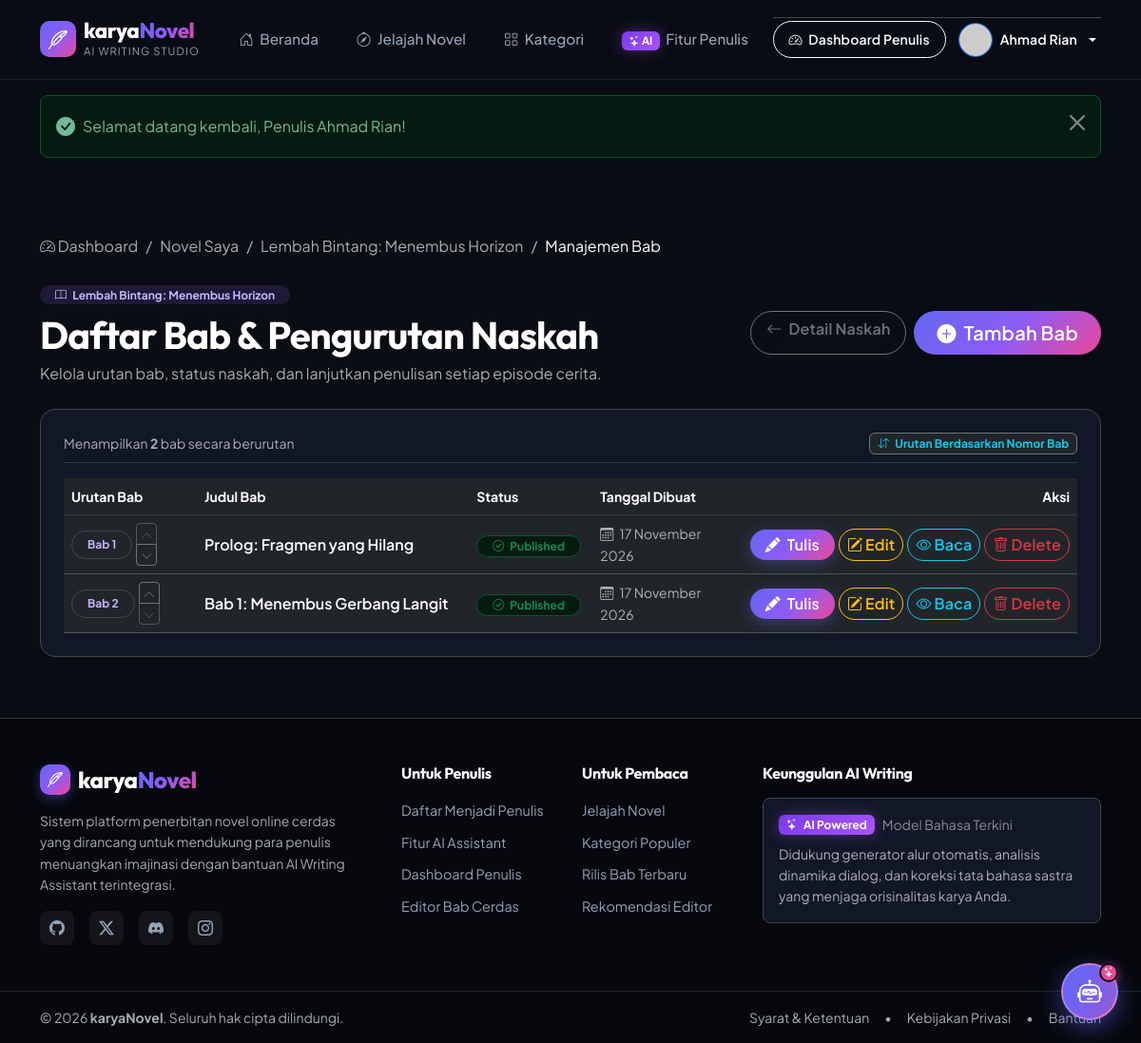
The app's page /chapter/index/1 (signed in) with its own data.
### tables this page shows
CREATE TABLE `novels` (
    `id` INT AUTO_INCREMENT PRIMARY KEY,
    `user_id` INT NOT NULL,
    `title` VARCHAR(200) NOT NULL,
    `synopsis` TEXT NOT NULL,
    `genre` VARCHAR(100) NOT NULL,
    `cover` VARCHAR(255) NULL,
    `status` ENUM('draft', 'published') DEFAULT 'draft',
    `created_at` TIMESTAMP DEFAULT CURRENT_TIMESTAMP,
    `updated_at` TIMESTAMP DEFAULT CURRENT_TIMESTAMP ON UPDATE CURRENT_TIMESTAMP,
    CONSTRAINT `fk_novels_user` FOREIGN KEY (`user_id`) REFERENCES `users` (`id`) ON DELETE CASCADE,
    INDEX `idx_novels_user_id` (`user_id`),
    INDEX `idx_novels_status` (`status`),
    INDEX `idx_novels_genre` (`genre`)
);

CREATE TABLE `users` (
    `id` INT AUTO_INCREMENT PRIMARY KEY,
    `name` VARCHAR(100) NOT NULL,
    `email` VARCHAR(150) NOT NULL UNIQUE,
    `phone` VARCHAR(25) NULL,
    `password` VARCHAR(255) NOT NULL,
    `otp_code` VARCHAR(10) NULL,
    `otp_expiry` DATETIME NULL,
    `is_verified` TINYINT(1) DEFAULT 1,
    `role` ENUM('pembaca', 'penulis', 'admin', 'user') DEFAULT 'pembaca',
    `created_at` TIMESTAMP DEFAULT CURRENT_TIMESTAMP,
    `updated_at` TIMESTAMP DEFAULT CURRENT_TIMESTAMP ON UPDATE CURRENT_TIMESTAMP,
    INDEX `idx_users_email` (`email`),
    INDEX `idx_users_phone` (`phone`),
    INDEX `idx_users_role` (`role`)
);

CREATE TABLE `chapters` (
    `id` INT AUTO_INCREMENT PRIMARY KEY,
    `novel_id` INT NOT NULL,
    `title` VARCHAR(200) NOT NULL,
    `content` LONGTEXT NOT NULL,
    `chapter_order` INT NOT NULL DEFAULT 1,
    `status` ENUM('draft', 'published') DEFAULT 'draft',
    `created_at` TIMESTAMP DEFAULT CURRENT_TIMESTAMP,
    `updated_at` TIMESTAMP DEFAULT CURRENT_TIMESTAMP ON UPDATE CURRENT_TIMESTAMP,
    CONSTRAINT `fk_chapters_novel` FOREIGN KEY (`novel_id`) REFERENCES `novels` (`id`) ON DELETE CASCADE,
    INDEX `idx_chapters_novel_order` (`novel_id`, `chapter_order`),
    INDEX `idx_chapters_status` (`status`)
);

### app/views/chapter/index.php (the view, shortened to what the rows shown need)
<section class="py-5">
    <div class="container py-lg-3">
        <nav aria-label="breadcrumb" class="mb-4">
            <ol class="breadcrumb">
                <li class="breadcrumb-item"><a href="<?= base_url('novels/' . $novel['id']); ?>" class="text-muted text-decoration-none"><?= sanitize($novel['title']); ?></a></li>
            </ol>
        </nav>
        <div class="d-flex flex-column flex-md-row justify-content-between align-items-md-center gap-3 mb-4">
            <div>
                <span class="badge bg-purple-subtle text-purple-light px-3 py-1 rounded-pill mb-2">
                    <i class="bi bi-book me-1"></i> <?= sanitize($novel['title']); ?>
                </span>
                <h1 class="display-6 fw-bold text-white mb-1">Daftar Bab & Pengurutan Naskah</h1>
                <p class="text-muted mb-0">Kelola urutan bab, status naskah, dan lanjutkan penulisan setiap episode cerita.</p>
            </div>
        </div>
        <div class="card bg-card-dark rounded-4 p-4 border border-secondary-subtle shadow-xl">
            <?php if (empty($chapters)): ?>
                <div class="text-center py-5">
                    <div class="empty-state-icon mx-auto mb-3 text-muted">
                        <i class="bi bi-journal-plus display-1 opacity-50"></i>
                    </div>
                    <h4 class="text-white fw-bold mb-2">Belum ada bab. Yuk mulai tulis bab pertamamu!</h4>
                    <p class="text-muted max-w-700 mx-auto mb-4" style="max-width: 520px;">
                        Novel ini belum memiliki bab cerita. Tuangkan ide pertamamu dan manfaatkan asisten AI kami untuk mengembangkan alur adegan!
                    </p>
                    <a href="<?= base_url('chapter/create/' . $novel['id']); ?>" class="btn btn-primary-gradient btn-lg rounded-pill px-5 shadow">
                        <i class="bi bi-plus-circle-fill me-2"></i> Tambah Bab
                    </a>
                </div>
            <?php else: ?>
                <div class="table-responsive">
                    <table class="table table-dark table-hover align-middle mb-0">
                        <thead>
                            <tr class="text-muted small border-bottom border-dark-subtle">
                                <th style="width: 140px;">Urutan Bab</th>
                                <th>Judul Bab</th>
                                <th style="width: 130px;">Status</th>
                                <th style="width: 140px;">Tanggal Dibuat</th>
                                <th class="text-end" style="min-width: 250px;">Aksi</th>
                            </tr>
                        </thead>
                        <tbody>
                            <?php foreach ($chapters as $index => $ch): ?>
                                <tr>
                                    <td>
                                        <div class="d-inline-flex align-items-center gap-1">
                                            <span class="badge bg-dark border border-secondary-subtle text-purple-light px-3 py-2 rounded-pill fw-bold">
                                                Bab <?= (int)$ch['chapter_order']; ?>
                                            </span>
                                            <div class="btn-group-vertical btn-group-sm">
                                                <a href="<?= base_url('chapter/move_up/' . $ch['id']); ?>" class="btn btn-xs btn-outline-secondary py-0 px-1 <?= ($index === 0) ? 'disabled' : ''; ?>" title="Naikkan Urutan">
                                                    <i class="bi bi-chevron-up" style="font-size: 0.75rem;"></i>
                                                </a>
                                                <a href="<?= base_url('chapter/move_down/' . $ch['id']); ?>" class="btn btn-xs btn-outline-secondary py-0 px-1 <?= ($index === count($chapters) - 1) ? 'disabled' : ''; ?>" title="Turunkan Urutan">
                                                    <i class="bi bi-chevron-down" style="font-size: 0.75rem;"></i>
                                                </a>
                                            </div>
                                        </div>
                                    </td>
                                    <td>
                                        <a href="<?= base_url('chapter/edit/' . $ch['id']); ?>" class="text-white fw-semibold text-decoration-none hover-primary">
                                            <?= sanitize($ch['title']); ?>
                                        </a>
                                    </td>
                                    <td>
                                        <a href="<?= base_url('chapter/toggle_status/' . $ch['id']); ?>" class="text-decoration-none" title="Klik untuk mengubah status draft/published">
                                            <?php if ($ch['status'] === 'published'): ?>
                                                <span class="badge bg-success-subtle text-success border border-success-subtle rounded-pill px-3 py-1">
                                                    <i class="bi bi-check-circle me-1"></i> Published
                                                </span>
                                            <?php else: ?>
                                                <span class="badge bg-warning-subtle text-warning border border-warning-subtle rounded-pill px-3 py-1">
                                                    <i class="bi bi-pencil me-1"></i> Draft
                                                </span>
                                            <?php endif; ?>
                                        </a>
                                    </td>
                                    <td class="text-muted small">
                                        <i class="bi bi-calendar3 me-1"></i> <?= format_date($ch['created_at']); ?>
                                    </td>
                                    <td class="text-end">
                                        <div class="d-inline-flex align-items-center gap-1">
                                            <a href="<?= base_url('chapter/edit/' . $ch['id']); ?>" class="btn btn-xs btn-primary-gradient rounded-pill px-3 py-1 small" title="Buka Editor Naskah">
                                                <i class="bi bi-pencil-fill me-1"></i> Tulis
                                            </a>
                                            <a href="<?= base_url('chapter/edit/' . $ch['id']); ?>" class="btn btn-xs btn-outline-warning rounded-pill px-2 py-1 small" title="Sunting Bab">
                                                <i class="bi bi-pencil-square"></i> Edit
                                            </a>
                                            <a href="<?= base_url('chapter/read/' . $ch['id']); ?>" class="btn btn-xs btn-outline-info rounded-pill px-2 py-1 small" target="_blank" title="Baca Tampilan Pembaca">
                                                <i class="bi bi-eye"></i> Baca
                                            </a>
                                            <form action="<?= base_url('chapter/delete/' . $ch['id']); ?>" method="POST" class="d-inline" onsubmit="return confirm('Apakah Anda yakin ingin menghapus Bab #<?= (int)$ch['chapter_order']; ?> \'<?= addslashes(sanitize($ch['title'])); ?>\'? Urutan bab lain akan disesuaikan secara otomatis.');">
                                                <button type="submit" class="btn btn-xs btn-outline-danger rounded-pill px-2 py-1 small" title="Hapus Bab">
                                                    <i class="bi bi-trash"></i> Delete
                                                </button>
                                            </form>
                                        </div>
                                    </td>
                                </tr>
                            <?php endforeach; ?>
                        </tbody>
                    </table>
                </div>
            <?php endif; ?>
        </div>
    </div>
</section>

### app/views/layouts/navbar.php (shortened to what the rows shown need)
<?php
$isLoggedIn = Session::isLoggedIn();
$currentUser = Session::user();
$isAdmin = Session::isAdmin();
$requestUrl = $_GET['url'] ?? $_SERVER['REQUEST_URI'] ?? '';
$isDashboard = str_contains($requestUrl, 'dashboard');
$isAdminPage = str_contains($requestUrl, 'admin');
?>
<nav class="navbar navbar-expand-lg navbar-dark sticky-top glass-navbar py-2 py-lg-3" id="mainNavbar">
    <div class="container">
        <div class="collapse navbar-collapse mt-3 mt-lg-0" id="navbarContent">
            <div class="d-flex flex-column flex-lg-row align-items-lg-center gap-2 pt-2 pt-lg-0 border-top border-secondary-subtle border-lg-0">
                <?php if ($isLoggedIn && $currentUser): ?>
                    <?php
                        $userRole = $currentUser['role'] ?? 'pembaca';
                        $isPenulis = ($userRole === 'penulis');
                    ?>
                    <div class="d-flex align-items-center gap-2">
                        <?php if ($isAdmin): ?>
                            <a href="<?= base_url('admin'); ?>" class="btn btn-outline-warning btn-sm rounded-pill px-3 py-2 fw-semibold <?= $isAdminPage ? 'active bg-warning text-dark' : ''; ?>">
                                <i class="bi bi-shield-lock-fill me-1"></i> Admin Panel
                            </a>
                            <a href="<?= base_url('dashboard'); ?>" class="btn btn-outline-light btn-sm rounded-pill px-3 py-2 fw-semibold <?= $isDashboard ? 'active bg-white text-dark' : ''; ?>">
                                <i class="bi bi-speedometer2 me-1"></i> Dashboard
                            </a>
                        <?php elseif ($isPenulis): ?>
                            <a href="<?= base_url('dashboard'); ?>" class="btn btn-outline-light btn-sm rounded-pill px-3 py-2 fw-semibold <?= $isDashboard ? 'active bg-white text-dark' : ''; ?>">
                                <i class="bi bi-speedometer2 me-1"></i> Dashboard Penulis
                            </a>
                        <?php else: ?>
                            <a href="<?= base_url('novels?public=1'); ?>" class="btn btn-outline-info btn-sm rounded-pill px-3 py-2 fw-semibold">
                                <i class="bi bi-compass me-1"></i> Jelajah Novel
                            </a>
                        <?php endif; ?>
                        <div class="dropdown">
                            <button class="btn btn-link text-white text-decoration-none dropdown-toggle d-flex align-items-center gap-2 p-1 rounded-pill hover-light" type="button" data-bs-toggle="dropdown" aria-expanded="false">
                                <img src="https://ui-avatars.com/api/?name=<?= urlencode($currentUser['name']); ?>&background=6366f1&color=fff"
                                     alt="<?= sanitize($currentUser['name']); ?>"
                                     class="rounded-circle border border-primary shadow-sm"
                                     width="36" height="36">
                                <span class="d-none d-xl-inline fw-semibold small text-truncate" style="max-width: 120px;">
                                    <?= sanitize($currentUser['name']); ?>
                                </span>
                            </button>
                        </div>
                    </div>
                <?php endif; ?>
            </div>
        </div>
    </div>
</nav>

### records on screen
novels: user.name "Ahmad Rian", title "Lembah Bintang: Menembus Horizon"
chapters: chapter_order "1", title "Prolog: Fragmen yang Hilang", status "published" (drawn), created_at "17 November 2026"
chapters: chapter_order "2", title "Bab 1: Menembus Gerbang Langit", status "published" (drawn), created_at "17 November 2026"

### other values on screen
$safeMessage "Selamat datang kembali, Penulis Ahmad Rian!"
count($chapters) "2"
